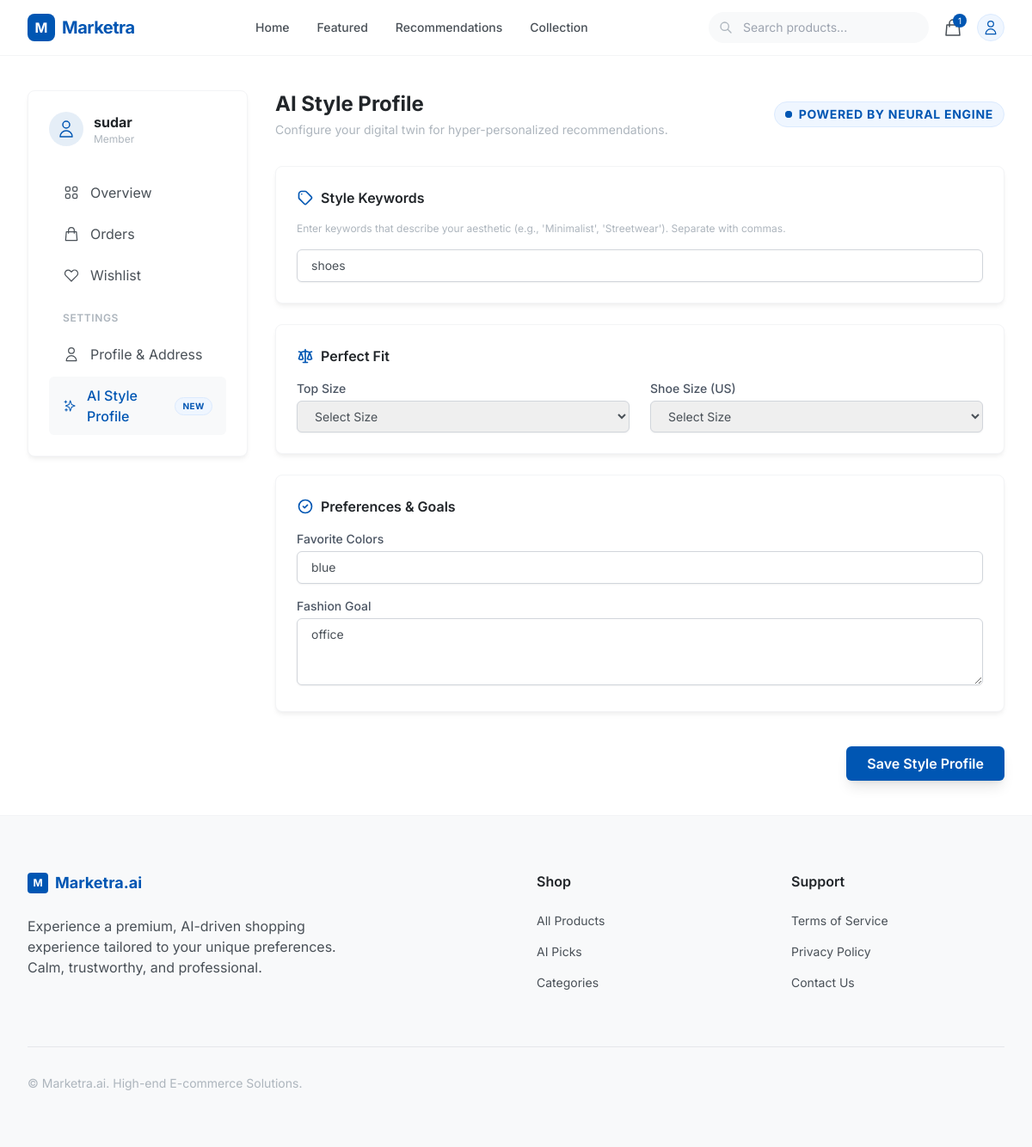
The app's page /dashboard/style-profile/ (signed in) with its own data.
### marketra/models.py (models this page shows, shortened)
class StyleProfile(models.Model):
    user = models.OneToOneField(User, on_delete=models.CASCADE, related_name='style_profile')
    style_keywords = models.JSONField(default=list, blank=True, help_text="List of AI-derived style keywords")
    sizes = models.JSONField(default=dict, blank=True, help_text="User sizes (e.g., {'top': 'M', 'shoe': '10'})")
    favorite_colors = models.CharField(max_length=255, blank=True)
    fashion_goals = models.TextField(blank=True, help_text="User's description of their style goals")

### marketra/views.py (the view, shortened to what this page needs)
# urls.py: path('dashboard/style-profile/', views.style_profile_view, name='style_profile'),
@login_required
def style_profile_view(request):
    profile, created = StyleProfile.objects.get_or_create(user=request.user)
    return render(request, 'marketra/dashboard/ai_style.html', {'profile': profile})

### marketra/context_processors.py (called while the page is built)
def collection_status(request):
    count = 0
    if request.user.is_authenticated:
        if hasattr(request.user, 'collection'):
            count = request.user.collection.products.count()
    else:
        collection = request.session.get('collection', [])
        count = len(collection)
    return {
        'collection_count': count
    }

### marketra/templates/marketra/dashboard/ai_style.html (shortened to what this page needs)
{% extends 'marketra/dashboard/dashboard_base.html' %}
{% block dashboard_content %}
<div class="space-y-8">
    <div class="flex flex-col sm:flex-row sm:items-center justify-between gap-4">
        <div>
            <h2 class="text-2xl font-bold text-text-dark">AI Style Profile</h2>
            <p class="text-sm text-text-muted mt-1">Configure your digital twin for hyper-personalized recommendations.</p>
        </div>
        <div class="badge-ai text-sm px-3 py-1 bg-blue-50 text-primary border border-blue-100 rounded-full w-fit">
            <span class="flex items-center">
                <span class="relative flex h-2 w-2 mr-2">
                    <span class="relative inline-flex rounded-full h-2 w-2 bg-primary"></span>
                </span>
                Powered by Neural Engine
            </span>
        </div>
    </div>
    <form action="{% url 'marketra:style_profile' %}" method="POST" class="space-y-6">
        <div class="card relative overflow-hidden group transition-all hover:shadow-md">
            <h3 class="font-semibold text-text-dark mb-4 flex items-center">
                <svg class="w-5 h-5 mr-2 text-primary" fill="none" stroke="currentColor" viewBox="0 0 24 24">
                    <path stroke-linecap="round" stroke-linejoin="round" stroke-width="2" d="M7 7h.01M7 3h5c.512 0 1.024.195 1.414.586l7 7a2 2 0 010 2.828l-7 7a2 2 0 01-2.828 0l-7-7A1.994 1.994 0 013 12V7a4 4 0 014-4z"></path>
                </svg>
                Style Keywords
            </h3>
            <p class="text-xs text-text-muted mb-4">Enter keywords that describe your aesthetic (e.g., 'Minimalist', 'Streetwear'). Separate with commas.</p>
            <input type="text" name="style_keywords"
                value="{% if profile.style_keywords %}{{ profile.style_keywords|join:', ' }}{% endif %}"
                class="w-full rounded-md border-gray-300 shadow-sm focus:border-primary focus:ring-primary sm:text-sm px-4 py-2 border transition-all"
                placeholder="Minimalist, Vintage, Streetwear...">
        </div>
        <div class="card hover:shadow-md transition-all">
            <h3 class="font-semibold text-text-dark mb-4 flex items-center">
                Perfect Fit
            </h3>
            <div class="grid grid-cols-1 sm:grid-cols-2 gap-6">
                <div>
                    <label class="block text-sm font-medium text-gray-600 mb-1">Top Size</label>
                    <select name="size_top" class="w-full rounded-md border-gray-300 shadow-sm focus:border-primary focus:ring-primary sm:text-sm px-4 py-2 border">
                        <option value="">Select Size</option>
                    </select>
                </div>
                <div>
                    <label class="block text-sm font-medium text-gray-600 mb-1">Shoe Size (US)</label>
                    <select name="size_shoe" class="w-full rounded-md border-gray-300 shadow-sm focus:border-primary focus:ring-primary sm:text-sm px-4 py-2 border">
                        <option value="">Select Size</option>
                    </select>
                </div>
            </div>
        </div>
        <div class="card hover:shadow-md transition-all">
            <h3 class="font-semibold text-text-dark mb-4 flex items-center">
                <svg class="w-5 h-5 mr-2 text-primary" fill="none" stroke="currentColor" viewBox="0 0 24 24">
                    <path stroke-linecap="round" stroke-linejoin="round" stroke-width="2" d="M9 12l2 2 4-4m6 2a9 9 0 11-18 0 9 9 0 0118 0z"></path>
                </svg>
                Preferences & Goals
            </h3>
            <div class="space-y-4">
                <div>
                    <label class="block text-sm font-medium text-gray-600 mb-1">Favorite Colors</label>
                    <input type="text" name="favorite_colors" value="{{ profile.favorite_colors|default:'' }}"
                        class="w-full rounded-md border-gray-300 shadow-sm focus:border-primary focus:ring-primary sm:text-sm px-4 py-2 border"
                        placeholder="e.g. Navy Blue, Charcoal, White">
                </div>
                <div>
                    <label class="block text-sm font-medium text-gray-600 mb-1">Fashion Goal</label>
                    <textarea name="fashion_goals" rows="3"
                        class="w-full rounded-md border-gray-300 shadow-sm focus:border-primary focus:ring-primary sm:text-sm px-4 py-2 border"
                        placeholder="I want to build a versatile wardrobe...">{{ profile.fashion_goals|default:'' }}</textarea>
                </div>
            </div>
        </div>
        <div class="flex justify-end pt-4">
            <button type="submit" class="inline-flex items-center px-6 py-2 bg-primary text-white font-semibold rounded-md hover:bg-blue-700 focus:outline-none focus:ring-2 focus:ring-offset-2 focus:ring-primary transition-all shadow-lg">
                Save Style Profile
            </button>
        </div>
    </form>
</div>
{% endblock %}

### marketra/templates/marketra/dashboard/dashboard_base.html (shortened to what this page needs)
{% extends 'marketra/base.html' %}
{% block content %}
<div class="max-w-7xl mx-auto px-4 sm:px-6 lg:px-8 py-10">
    <div class="flex flex-col md:flex-row gap-8">
        <div class="w-full md:w-64 flex-shrink-0">
            <div class="bg-white rounded-lg shadow-soft border border-gray-100 p-6 sticky top-24">
                <div class="flex items-center space-x-3 mb-8">
                    <div class="w-10 h-10 bg-primary/10 rounded-full flex items-center justify-center text-primary">
                        <svg class="w-6 h-6" fill="none" stroke="currentColor" viewBox="0 0 24 24">
                            <path stroke-linecap="round" stroke-linejoin="round" stroke-width="1.5" d="M16 7a4 4 0 11-8 0 4 4 0 018 0zM12 14a7 7 0 00-7 7h14a7 7 0 00-7-7z"></path>
                        </svg>
                    </div>
                    <div>
                        <p class="font-bold text-text-dark">{{ user.username }}</p>
                        <p class="text-xs text-text-muted">Member</p>
                    </div>
                </div>
                <nav class="space-y-1">
                    <a href="{% url 'marketra:dashboard' %}" class="flex items-center space-x-3 px-4 py-2.5 rounded-md transition-colors {% if request.resolver_match.url_name == 'dashboard' %}bg-secondary-bg text-primary font-medium{% else %}text-text-medium hover:bg-gray-50 hover:text-text-dark{% endif %}">
                        <span>Overview</span>
                    </a>
                    <a href="{% url 'marketra:orders' %}" class="flex items-center space-x-3 px-4 py-2.5 rounded-md transition-colors {% if request.resolver_match.url_name == 'orders' %}bg-secondary-bg text-primary font-medium{% else %}text-text-medium hover:bg-gray-50 hover:text-text-dark{% endif %}">
                        <svg class="w-5 h-5" fill="none" stroke="currentColor" viewBox="0 0 24 24"><path stroke-linecap="round" stroke-linejoin="round" stroke-width="1.5" d="M16 11V7a4 4 0 00-8 0v4M5 9h14l1 12H4L5 9z"></path></svg>
                        <span>Orders</span>
                    </a>
                    <a href="{% url 'marketra:wishlist' %}" class="flex items-center space-x-3 px-4 py-2.5 rounded-md transition-colors {% if request.resolver_match.url_name == 'wishlist' %}bg-secondary-bg text-primary font-medium{% else %}text-text-medium hover:bg-gray-50 hover:text-text-dark{% endif %}">
                        <svg class="w-5 h-5" fill="none" stroke="currentColor" viewBox="0 0 24 24"><path stroke-linecap="round" stroke-linejoin="round" stroke-width="1.5" d="M4.318 6.318a4.5 4.5 0 000 6.364L12 20.364l7.682-7.682a4.5 4.5 0 00-6.364-6.364L12 7.636l-1.318-1.318a4.5 4.5 0 00-6.364 0z"></path></svg>
                        <span>Wishlist</span>
                    </a>
                    <div class="pt-4 pb-2">
                        <p class="px-4 text-xs font-semibold text-text-muted uppercase tracking-wider">Settings</p>
                    </div>
                    <a href="{% url 'marketra:profile' %}" class="flex items-center space-x-3 px-4 py-2.5 rounded-md transition-colors {% if request.resolver_match.url_name == 'profile' %}bg-secondary-bg text-primary font-medium{% else %}text-text-medium hover:bg-gray-50 hover:text-text-dark{% endif %}">
                        <svg class="w-5 h-5" fill="none" stroke="currentColor" viewBox="0 0 24 24"><path stroke-linecap="round" stroke-linejoin="round" stroke-width="1.5" d="M16 7a4 4 0 11-8 0 4 4 0 018 0zM12 14a7 7 0 00-7 7h14a7 7 0 00-7-7z"></path></svg>
                        <span>Profile & Address</span>
                    </a>
                    <a href="{% url 'marketra:style_profile' %}" class="flex items-center space-x-3 px-4 py-2.5 rounded-md transition-colors {% if request.resolver_match.url_name == 'style_profile' %}bg-secondary-bg text-primary font-medium{% else %}text-text-medium hover:bg-gray-50 hover:text-text-dark{% endif %}">
                        <svg class="w-5 h-5" fill="none" stroke="currentColor" viewBox="0 0 24 24"><path stroke-linecap="round" stroke-linejoin="round" stroke-width="1.5" d="M5 3v4M3 5h4M6 17v4m-2-2h4m5-16l2.286 6.857L21 12l-5.714 2.143L13 21l-2.286-6.857L5 12l5.714-2.143L13 3z"></path></svg>
                        <span>AI Style Profile</span>
                        <span class="ml-auto badge-ai">New</span>
                    </a>
                </nav>
            </div>
        </div>
        <div class="flex-grow">
            {% block dashboard_content %}{% endblock %}
        </div>
    </div>
</div>
{% endblock %}

### records on screen
StyleProfile: style_keywords "shoes", favorite_colors "blue", fashion_goals "office"

### other values on screen
{{ collection_count|default:0 }} "1"
{{ user.username }} "sudar"
